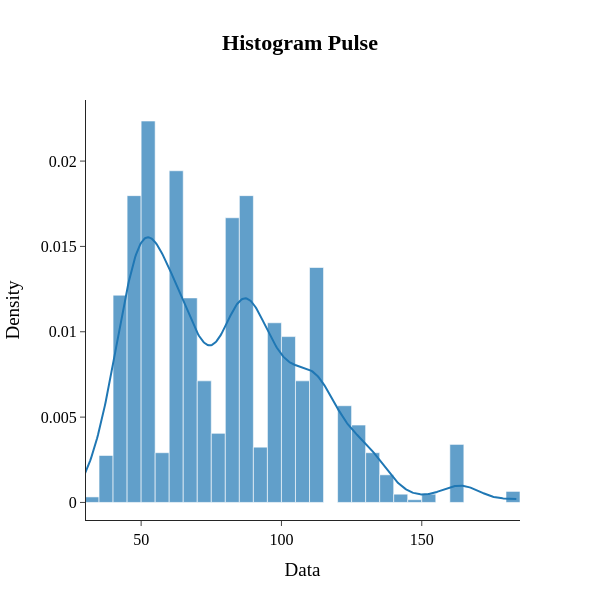

Notebook code for this chart:
### Markdown cell above
$\text{Next feature is pulse.}$

### Code cell
plots.hist_plot_with_kde(data=train_data["pulse"], name="pulse", bin_size=5)

### Figure 1 — Plotly figure (JSON) as saved in the notebook; plotly's stock layout.template omitted (floating-point values rounded to 4 significant figures; data arrays with more than 128 entries replaced by an {"elided": "..."} marker saying what was removed)
{"data": [{"autobinx": false, "histnorm": "probability density", "legendgroup": "pulse", "marker": {"color": "rgb(31, 119, 180)"}, "name": "pulse", "opacity": 0.7, "type": "histogram", "x": {"elided": "1235 int values"}, "xaxis": "x", "xbins": {"end": 184, "size": 5, "start": 30}, "yaxis": "y"}, {"legendgroup": "pulse", "marker": {"color": "rgb(31, 119, 180)"}, "mode": "lines", "name": "pulse", "showlegend": false, "type": "scatter", "x": {"elided": "500 float values"}, "xaxis": "x", "y": {"elided": "500 float values"}, "yaxis": "y"}], "layout": {"barmode": "overlay", "font": {"color": "Black", "family": "Times New Roman", "size": 16}, "height": 600, "hovermode": "closest", "legend": {"traceorder": "reversed"}, "showlegend": false, "title": {"text": "<b>Histogram Pulse<b>", "x": 0.5}, "width": 600, "xaxis": {"anchor": "y2", "domain": [0, 1], "title": {"text": "Data"}, "zeroline": false}, "yaxis": {"anchor": "free", "domain": [0, 1], "position": 0, "title": {"text": "Density"}}}}
